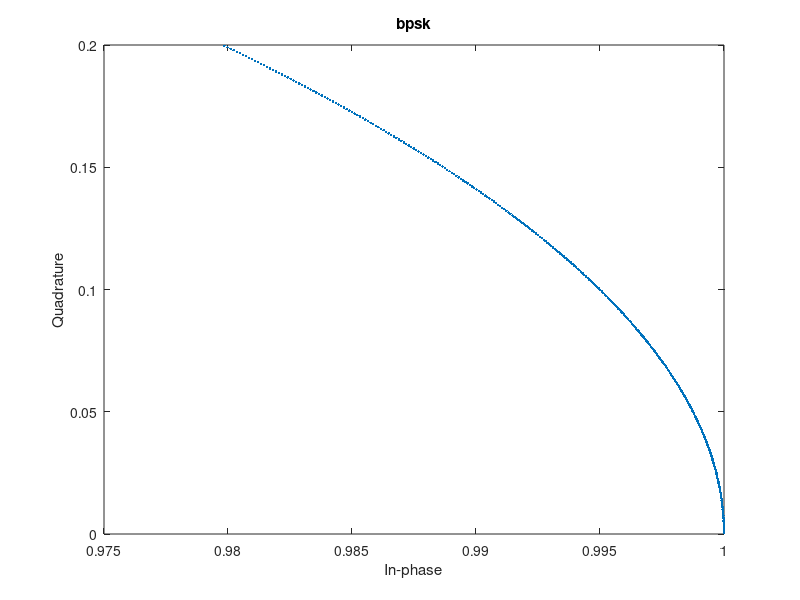
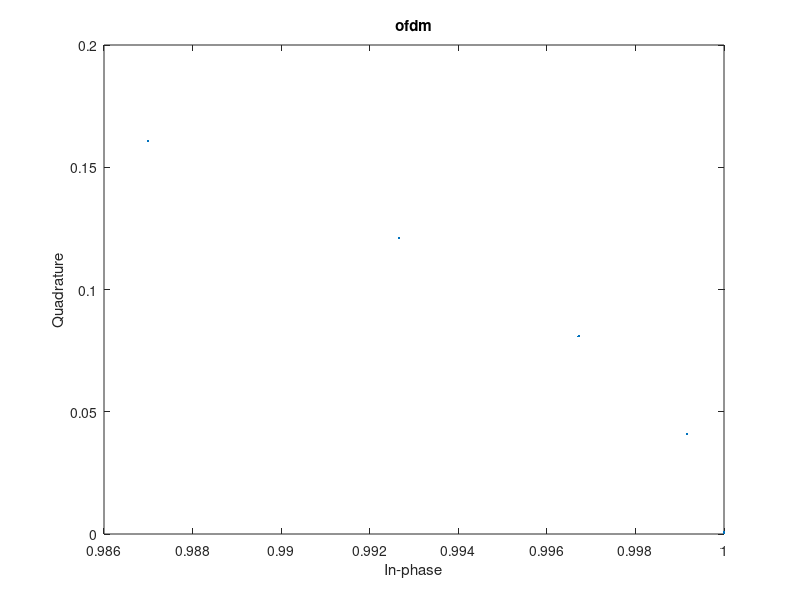

MATLAB code to generate these figures, in order:
%%
% 

Fd = 10 * 10^6;
N_sample = 5 * 64;
deltaF = 1000; % Гц

bpsk_data = ones(1, N_sample);


freq_offset = exp(1i * 2 * pi * deltaF * (1 : N_sample) / Fd);
bpsk_data_freq_offset = bpsk_data .* freq_offset;

scatterplot(bpsk_data_freq_offset);
title('bpsk');


tx_bpsk_sym = ones(1, N_sample);
tx_ofdm_sym = reshape(tx_bpsk_sym, 64, N_sample/64);
tx_ofdm_sym = ifft(tx_ofdm_sym, 64);
tx_ofdm_sym = reshape(tx_ofdm_sym, 1, N_sample);

tx_ofdm_sym_freq_offset = tx_ofdm_sym .* freq_offset;
tx_ofdm_sym_freq_offset = reshape(tx_ofdm_sym_freq_offset, 64, N_sample/64);
tx_ofdm_sym_freq_offset = fft(tx_ofdm_sym_freq_offset, 64);
tx_ofdm_sym_freq_offset = reshape(tx_ofdm_sym_freq_offset, 1, N_sample);

scatterplot(tx_ofdm_sym_freq_offset);
title('ofdm')